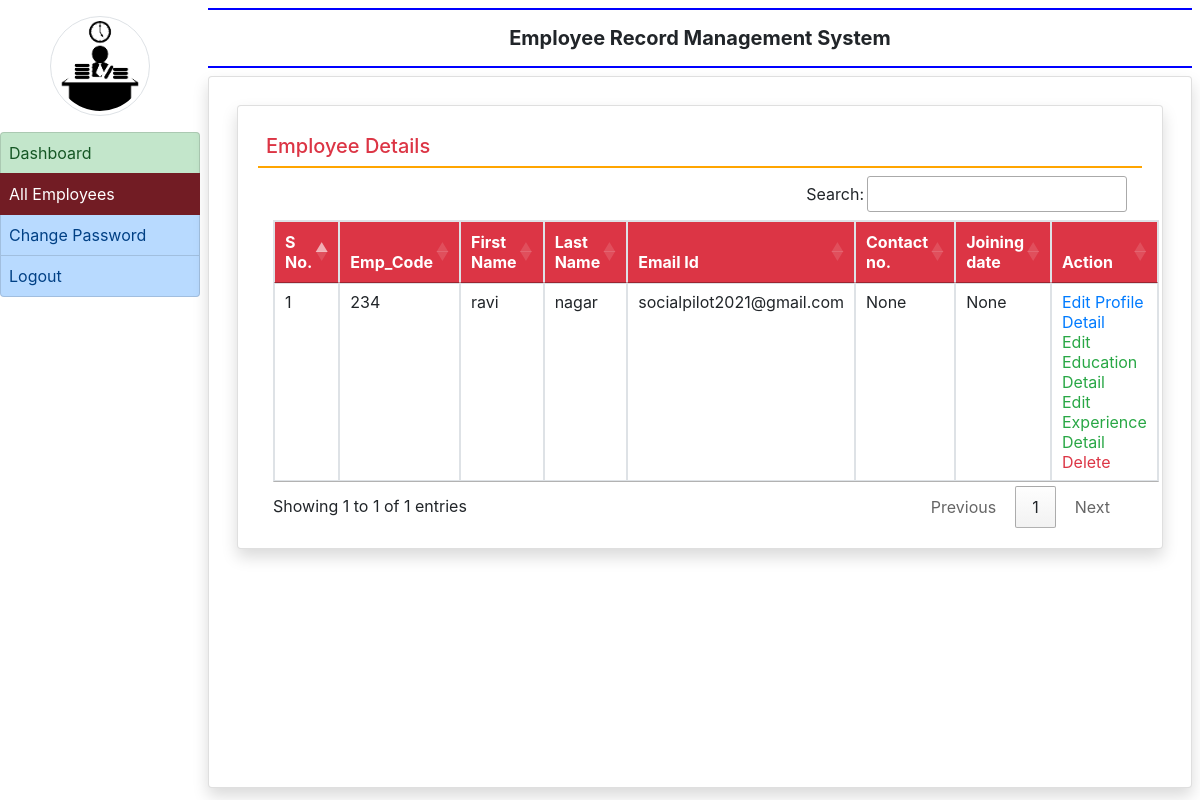
The page /all_employee/ (signed in) on the database its author committed.
### employee/models.py (models this page shows, shortened)
class EmployeeDetail(models.Model):
    user=models.ForeignKey(User,on_delete=models.CASCADE)
    empcode=models.CharField(max_length=50)
    empdept=models.CharField(max_length=100,null=True)
    designation=models.CharField(max_length=100,null=True)
    contact=models.CharField(max_length=15,null=True)
    gender=models.CharField(max_length=50,null=True)
    joiningdate=models.DateField(null=True)

### employee/views.py (the view)
# urls.py: path('all_employee/', all_employee, name='all_employee'),
def all_employee(request):
    if not request.user.is_authenticated:
        return redirect('admin_login')
    employee= EmployeeDetail.objects.all()
    return render(request,'all_employee.html',locals())

### employee/templates/all_employee.html (shortened to what this page needs)
{% extends 'admin_base.html'%}
{% block main%}
<div class="card shadow m-2">
    <div class="card-body">
        <h5 class="p-2 text-danger" style="border-bottom:2px solid orange">Employee Details</h5>
        <div class="container-fluid">
            <table class="table table-bordered table-hover" id="example">
                <thead class="text-white bg-danger">
                <tr>
                    <th>S No.</th>
                    <th>Emp_Code</th>
                    <th>First Name</th>
                    <th>Last Name</th>
                    <th>Email Id</th>
                    <th>Contact no.</th>
                    <th>Joining date</th>
                    <th>Action</th>
                </tr>
                </thead>
                <tbody>
                {% for i in employee%}
                <tr>
                    <td>{{forloop.counter}}</td>
                    <td>{{i.empcode}}</td>
                    <td>{{i.user.first_name}}</td>
                    <td>{{i.user.last_name}}</td>
                    <td>{{i.user.username}}</td>
                    <td>{{i.contact}}</td>
                    <td>{{i.joiningdate}}</td>
                    <td><a href="{% url 'edit_profile' i.id%}" class="text-primary" >Edit Profile Detail</a>
                      <br>  <a href="{% url 'edit_education' i.user.id%}" class="text-success" >Edit Education Detail</a>
                        <br>  <a href="{% url 'edit_experience' i.user.id%}" class="text-success" >Edit Experience Detail</a>
                       <br> <a href="{% url 'delete_employee' i.user.id%}" class="text-danger"  onclick="return confirm('Are you Sure?')">Delete</a></td>
                </tr>
                {% endfor %}
                </tbody>
            </table>
        </div>
    </div>
</div>
{% endblock %}

### rows shown on the page
EmployeeDetail: empcode "234", user.first_name "ravi", user.last_name "nagar", user.username "socialpilot2021@gmail.com", contact "None", joiningdate "None"
